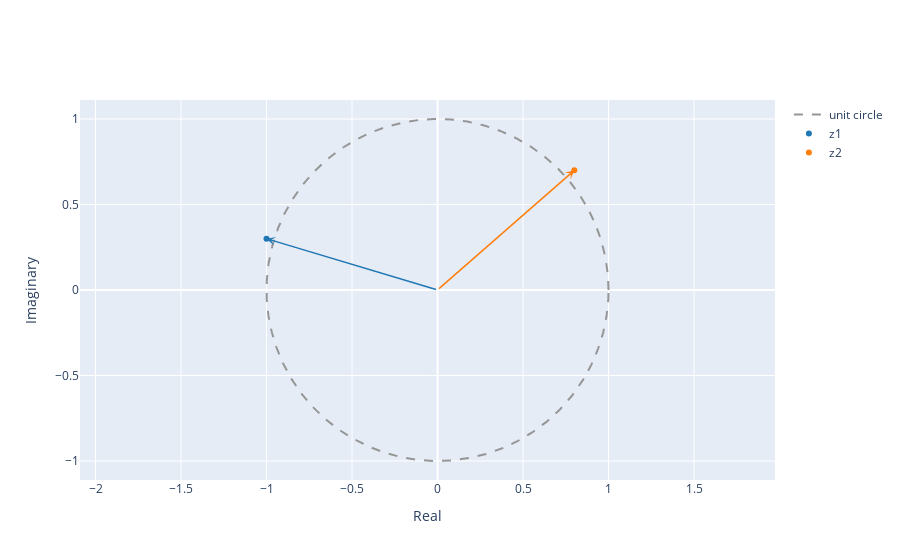

Notebook source saved alongside this figure:
### Markdown cell above
# **Exercises**

**1. Complex Numbers**

To exercise your understanding of complex numbers, do the following:

1.1. Define $z_1 = -1+j0.3$ and $z_2 = 0.8+j0.7$. Enter these in Python and plot them as points and vectors in the complex plane.

### Code cell
j = 1j
z1 = -1 + j*0.3
z2 = 0.8 + j*0.7
plot_complex([z1, z2], name=['z1', 'z2'])

### Figure 1 — Plotly figure (JSON) as saved in the notebook; plotly's stock layout.template omitted (floating-point values rounded to 4 significant figures; data arrays with more than 128 entries replaced by an {"elided": "..."} marker saying what was removed)
{"data": [{"line": {"color": "rgb(150,150,150)", "dash": "dash", "shape": "linear"}, "mode": "lines", "name": "unit circle", "type": "scatter", "x": {"elided": "1000 float values"}, "y": {"elided": "1000 float values"}}, {"marker": {"color": "#1f77b4"}, "mode": "markers", "name": "z1", "type": "scatter", "x": [-1], "y": [0.3]}, {"marker": {"color": "#ff7f0e"}, "mode": "markers", "name": "z2", "type": "scatter", "x": [0.8], "y": [0.7]}], "layout": {"annotations": [{"arrowcolor": "#1f77b4", "arrowhead": 3, "arrowwidth": 1.5, "ax": 0, "axref": "x", "ay": 0, "ayref": "y", "showarrow": true, "text": "", "x": -1, "y": 0.3}, {"arrowcolor": "#ff7f0e", "arrowhead": 3, "arrowwidth": 1.5, "ax": 0, "axref": "x", "ay": 0, "ayref": "y", "showarrow": true, "text": "", "x": 0.8, "y": 0.7}], "xaxis": {"title": {"text": "Real"}}, "yaxis": {"scaleanchor": "x", "scaleratio": 1, "title": {"text": "Imaginary"}}}}
